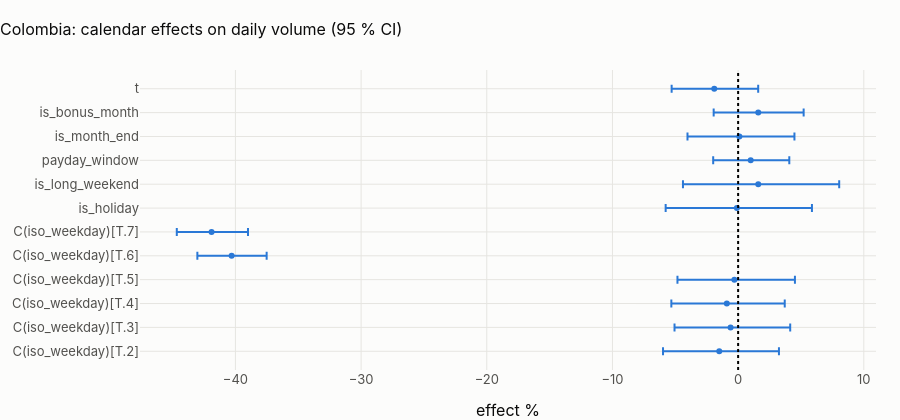

The cell this chart's notebook holds for it:
### Code cell
eff = coef.reset_index().rename(columns={"index": "term"})
eff["lo %"] = 100 * (np.exp(eff.ci_low) - 1)
eff["hi %"] = 100 * (np.exp(eff.ci_high) - 1)
fig = px.scatter(
    eff,
    x="effect %",
    y="term",
    error_x=eff["hi %"] - eff["effect %"],
    error_x_minus=eff["effect %"] - eff["lo %"],
    title=f"{CTRY.title}: calendar effects on daily volume (95 % CI)",
)
fig.add_vline(x=0, line_dash="dot")
fig.update_layout(height=420, yaxis_title=None)
fig.show()


def says(term: str, label: str) -> str:
    if term not in coef.index:
        return f"{label}: not estimable."
    r = coef.loc[term]
    sig = r.p_value < 0.01
    return f"{label}: **{r['effect %']:+.1f} %** " + (
        "(significant)" if sig else f"(not significant, p = {r.p_value:.2f})"
    )


display(
    Markdown(
        "\n".join(
            [
                "**What the calendar explains in " + CTRY.name + f"** (R² {model.rsquared:.2f}):",
                "* " + says("C(iso_weekday)[T.6]", "Saturday versus Monday"),
                "* " + says("C(iso_weekday)[T.7]", "Sunday versus Monday"),
                "* " + says("is_holiday", "a holiday"),
                "* " + says("payday_window", "the three days after a payday"),
                "* " + says("is_month_end", "month end"),
                "* " + says("is_bonus_month", "bonus month"),
                "* " + says("t", "trend per year"),
            ]
        )
    )
)

### Figure 1 — Plotly figure (JSON) as saved in the notebook; plotly's stock layout.template omitted (floating-point values rounded to 4 significant figures)
{"data": [{"error_x": {"array": [4.748, 4.743, 4.609, 4.82, 2.785, 2.9, 5.973, 6.442, 3.071, 4.381, 3.613, 3.496], "arrayminus": [4.477, 4.461, 4.414, 4.527, 2.729, 2.765, 5.666, 5.99, 2.984, 4.13, 3.546, 3.39]}, "hovertemplate": "effect %=%{x}<br>term=%{y}<extra></extra>", "legendgroup": "", "marker": {"color": "#2a78d6", "symbol": "circle"}, "mode": "markers", "name": "", "orientation": "h", "showlegend": false, "type": "scatter", "x": [-1.5, -0.6, -0.9, -0.3, -40.3, -41.9, -0.1, 1.6, 1.0, 0.1, 1.6, -1.9], "xaxis": "x", "y": ["C(iso_weekday)[T.2]", "C(iso_weekday)[T.3]", "C(iso_weekday)[T.4]", "C(iso_weekday)[T.5]", "C(iso_weekday)[T.6]", "C(iso_weekday)[T.7]", "is_holiday", "is_long_weekend", "payday_window", "is_month_end", "is_bonus_month", "t"], "yaxis": "y"}], "layout": {"height": 420, "legend": {"tracegroupgap": 0}, "shapes": [{"line": {"dash": "dot"}, "type": "line", "x0": 0, "x1": 0, "xref": "x", "y0": 0, "y1": 1, "yref": "y domain"}], "title": {"text": "Colombia: calendar effects on daily volume (95 % CI)"}, "xaxis": {"anchor": "y", "domain": [0.0, 1.0], "title": {"text": "effect %"}}, "yaxis": {"anchor": "x", "domain": [0.0, 1.0], "title": {}}}}
